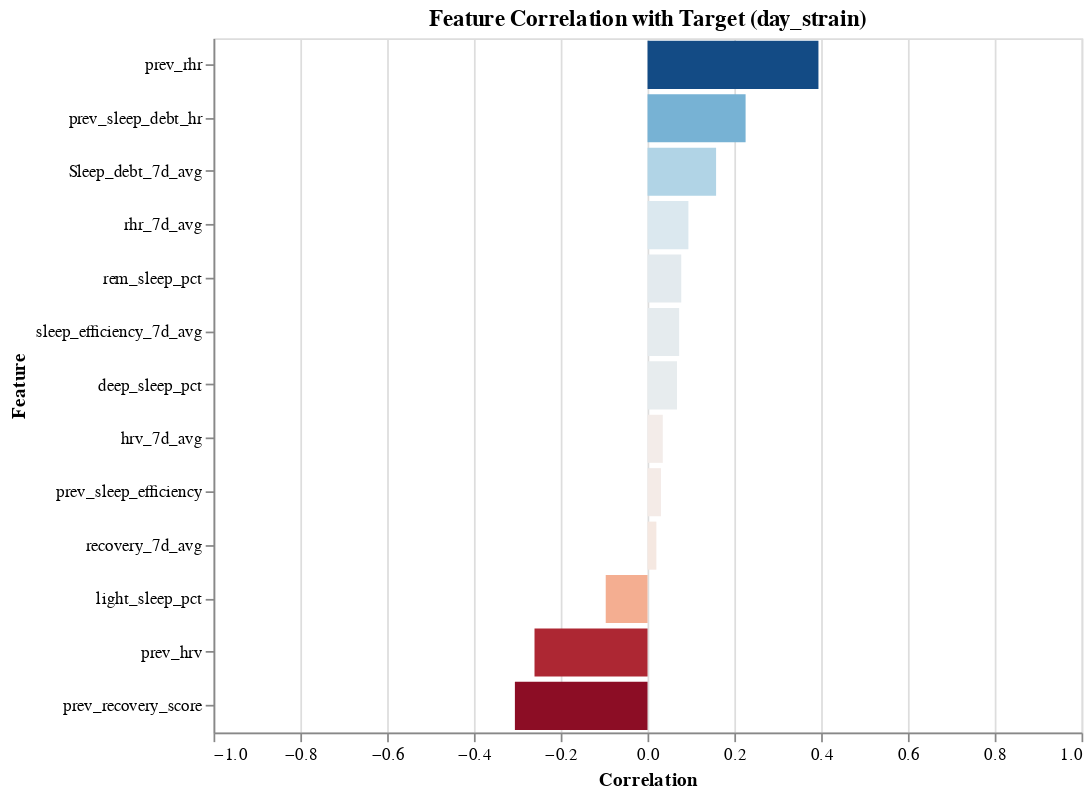

Notebook code cell kept with this figure:
### Markdown cell above
This might indicate that there isnt a strong enough analysis with the current target variable day_strain.

### Code cell
# Compute correlations
correlations = cycle_1[features + [target]].corr()[target].drop(target)
correlation_df = correlations.reset_index()
correlation_df.columns = ["Feature", "Correlation"]

# Sort by correlation strength
correlation_df = correlation_df.sort_values(by="Correlation", ascending=False)

# Altair bar chart
chart = alt.Chart(correlation_df).mark_bar().encode(
    x=alt.X("Correlation:Q", scale=alt.Scale(domain=[-1, 1])),
    y=alt.Y("Feature:N", sort="-x"),
    color=alt.Color("Correlation:Q", scale=alt.Scale(scheme='redblue'), legend=None),
    tooltip=["Feature", "Correlation"]
).properties(
    width=500,
    height=400,
    title="Feature Correlation with Target (day_strain)"
)

chart

### Figure 1 — Vega-Lite specification as saved in the notebook (floating-point values rounded to 4 significant figures)
{"config": {"view": {"continuousWidth": 300, "continuousHeight": 300}}, "data": {"name": "data-5700a92166a29ab960ccb51e844acdc8"}, "mark": {"type": "bar"}, "encoding": {"color": {"field": "Correlation", "legend": null, "scale": {"scheme": "redblue"}, "type": "quantitative"}, "tooltip": [{"field": "Feature", "type": "nominal"}, {"field": "Correlation", "type": "quantitative"}], "x": {"field": "Correlation", "scale": {"domain": [-1, 1]}, "type": "quantitative"}, "y": {"field": "Feature", "sort": "-x", "type": "nominal"}}, "height": 400, "title": "Feature Correlation with Target (day_strain)", "width": 500, "$schema": "https://vega.github.io/schema/vega-lite/v5.14.1.json", "datasets": {"data-5700a92166a29ab960ccb51e844acdc8": [{"Feature": "prev_rhr", "Correlation": 0.3938}, {"Feature": "prev_sleep_debt_hr", "Correlation": 0.226}, {"Feature": "Sleep_debt_7d_avg", "Correlation": 0.158}, {"Feature": "rhr_7d_avg", "Correlation": 0.09418}, {"Feature": "rem_sleep_pct", "Correlation": 0.07774}, {"Feature": "sleep_efficiency_7d_avg", "Correlation": 0.07288}, {"Feature": "deep_sleep_pct", "Correlation": 0.068}, {"Feature": "hrv_7d_avg", "Correlation": 0.03514}, {"Feature": "prev_sleep_efficiency", "Correlation": 0.03095}, {"Feature": "recovery_7d_avg", "Correlation": 0.02039}, {"Feature": "light_sleep_pct", "Correlation": -0.09631}, {"Feature": "prev_hrv", "Correlation": -0.2604}, {"Feature": "prev_recovery_score", "Correlation": -0.3056}]}}
